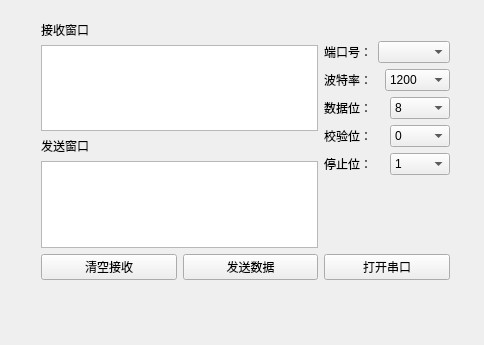
<?xml version="1.0" encoding="UTF-8"?>
<ui version="4.0">
 <class>MainWindow</class>
 <widget class="QMainWindow" name="MainWindow">
  <property name="geometry">
   <rect>
    <x>0</x>
    <y>0</y>
    <width>484</width>
    <height>345</height>
   </rect>
  </property>
  <property name="windowTitle">
   <string>MainWindow</string>
  </property>
  <widget class="QWidget" name="centralWidget">
   <widget class="QWidget" name="layoutWidget">
    <property name="geometry">
     <rect>
      <x>30</x>
      <y>10</y>
      <width>431</width>
      <height>281</height>
     </rect>
    </property>
    <layout class="QHBoxLayout" name="horizontalLayout_7">
     <item>
      <layout class="QVBoxLayout" name="verticalLayout">
       <item>
        <widget class="QLabel" name="label">
         <property name="text">
          <string>接收窗口</string>
         </property>
        </widget>
       </item>
       <item>
        <widget class="QTextEdit" name="textEdit"/>
       </item>
       <item>
        <widget class="QLabel" name="label_2">
         <property name="text">
          <string>发送窗口</string>
         </property>
        </widget>
       </item>
       <item>
        <widget class="QTextEdit" name="textEdit_2"/>
       </item>
       <item>
        <layout class="QHBoxLayout" name="horizontalLayout">
         <item>
          <widget class="QPushButton" name="clearButton">
           <property name="text">
            <string>清空接收</string>
           </property>
          </widget>
         </item>
         <item>
          <widget class="QPushButton" name="sendButton">
           <property name="text">
            <string>发送数据</string>
           </property>
          </widget>
         </item>
        </layout>
       </item>
      </layout>
     </item>
     <item>
      <layout class="QVBoxLayout" name="verticalLayout_2">
       <item>
        <layout class="QVBoxLayout" name="verticalLayout_3">
         <item>
          <widget class="QLabel" name="label_8">
           <property name="text">
            <string/>
           </property>
          </widget>
         </item>
         <item>
          <layout class="QHBoxLayout" name="horizontalLayout_2">
           <item>
            <widget class="QLabel" name="label_3">
             <property name="text">
              <string>端口号：</string>
             </property>
            </widget>
           </item>
           <item>
            <widget class="QComboBox" name="PortBox"/>
           </item>
          </layout>
         </item>
         <item>
          <layout class="QHBoxLayout" name="horizontalLayout_3">
           <item>
            <widget class="QLabel" name="label_4">
             <property name="text">
              <string>波特率：</string>
             </property>
            </widget>
           </item>
           <item>
            <widget class="QComboBox" name="BaudBox">
             <item>
              <property name="text">
               <string>1200</string>
              </property>
             </item>
             <item>
              <property name="text">
               <string>2400</string>
              </property>
             </item>
             <item>
              <property name="text">
               <string>4800</string>
              </property>
             </item>
             <item>
              <property name="text">
               <string>9600</string>
              </property>
             </item>
             <item>
              <property name="text">
               <string>19200</string>
              </property>
             </item>
            </widget>
           </item>
          </layout>
         </item>
         <item>
          <layout class="QHBoxLayout" name="horizontalLayout_4">
           <item>
            <widget class="QLabel" name="label_5">
             <property name="text">
              <string>数据位：</string>
             </property>
            </widget>
           </item>
           <item>
            <widget class="QComboBox" name="BitNumBox">
             <item>
              <property name="text">
               <string>8</string>
              </property>
             </item>
            </widget>
           </item>
          </layout>
         </item>
         <item>
          <layout class="QHBoxLayout" name="horizontalLayout_5">
           <item>
            <widget class="QLabel" name="label_6">
             <property name="text">
              <string>校验位：</string>
             </property>
            </widget>
           </item>
           <item>
            <widget class="QComboBox" name="ParityBox">
             <item>
              <property name="text">
               <string>0</string>
              </property>
             </item>
            </widget>
           </item>
          </layout>
         </item>
         <item>
          <layout class="QHBoxLayout" name="horizontalLayout_6">
           <item>
            <widget class="QLabel" name="label_7">
             <property name="text">
              <string>停止位：</string>
             </property>
            </widget>
           </item>
           <item>
            <widget class="QComboBox" name="StopBox">
             <item>
              <property name="text">
               <string>1</string>
              </property>
             </item>
             <item>
              <property name="text">
               <string>2</string>
              </property>
             </item>
            </widget>
           </item>
          </layout>
         </item>
        </layout>
       </item>
       <item>
        <spacer name="verticalSpacer">
         <property name="orientation">
          <enum>Qt::Vertical</enum>
         </property>
         <property name="sizeHint" stdset="0">
          <size>
           <width>20</width>
           <height>68</height>
          </size>
         </property>
        </spacer>
       </item>
       <item>
        <widget class="QPushButton" name="openButton">
         <property name="text">
          <string>打开串口</string>
         </property>
        </widget>
       </item>
      </layout>
     </item>
    </layout>
   </widget>
  </widget>
 </widget>
 <layoutdefault spacing="6" margin="11"/>
 <resources/>
 <connections/>
</ui>
